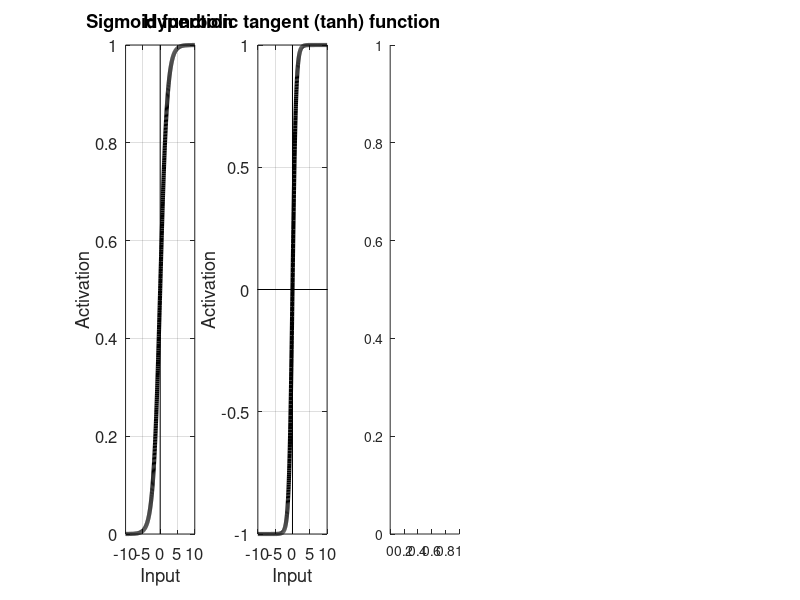

Here is the MATLAB script that generated this plot: (Note: this script raises an error after producing the figure.)
clear all, close all

figure(1) = figure('Position', [0.1, 0.1, 1400, 400]);
subplot(1,5,1)
x = linspace(-10,10,1000);
y = 1./(1+exp(-x));
plot([0 0],[0 1],'k'), hold on
plot(x,y,'k','Linewidth',3)
grid on
title({'Sigmoid function'})
xlabel('Input');
ylabel('Activation');
set(gca,'Fontsize',[12])


subplot(1,5,2)
x = linspace(-10,10,1000);
y = tanh(x);
plot([-10 10],[0 0],'k'), hold on
plot([0 0],[-1 1],'k'), hold on
plot(x,y,'k','Linewidth',3)
grid on
title({'Hyperbolic tangent (tanh) function'})
xlabel('Input');
ylabel('Activation');
set(gca,'Fontsize',[12])

% ReLU function
subplot(1,5,3)
x = linspace(-10,10,1000);
y = poslin(x); % Positive Linear transfer function
plot([-10 10],[0 0],'k'), hold on
plot([0 0],[0 10],'k'), hold on
plot(x,y,'k','Linewidth',3)
grid on
title({'ReLU function'})
xlabel('Input');
ylabel('Activation');
set(gca,'Fontsize',[12])

subplot(1,5,4)
x1 = linspace(-10,0,500);
x2 = linspace(0,10,500);
y1 = 0.1*x1; % ?*x
y2 = poslin(x2); % Positive Linear transfer function
y = [y1 y2];
plot([-10 10],[0 0],'k'), hold on
plot([0 0],[-2 10],'k'), hold on
plot(x,y,'k','Linewidth',3)
grid on
title({'Leaky ReLU function'})
xlabel('Input');
ylabel('Activation');
set(gca,'Fontsize',[12])


subplot(1,5,5)
x1 = linspace(-10,0,500);
x2 = linspace(0,10,500);
y1 = x2;
y2 = (exp(x1)-1); % ?*(e^x -1)
y = [y2 y1];
plot([-10 10],[0 0],'k'), hold on
plot([0 0],[-2 10],'k'), hold on
plot(x,y,'k','Linewidth',3)
grid on
title({'ELU function'})
xlabel('Input');
ylabel('Activation');
set(gca,'Fontsize',[12])

saveas(gcf,'Activation function plots.png')
